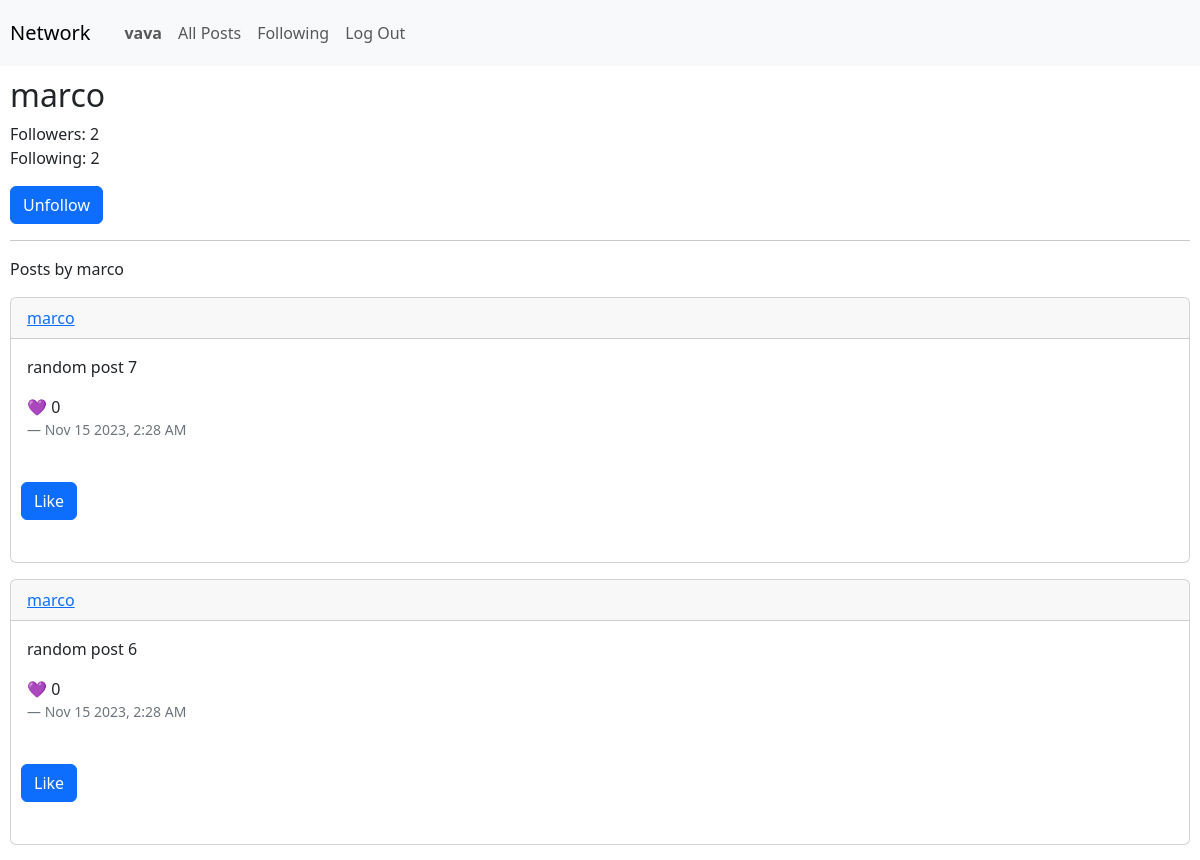
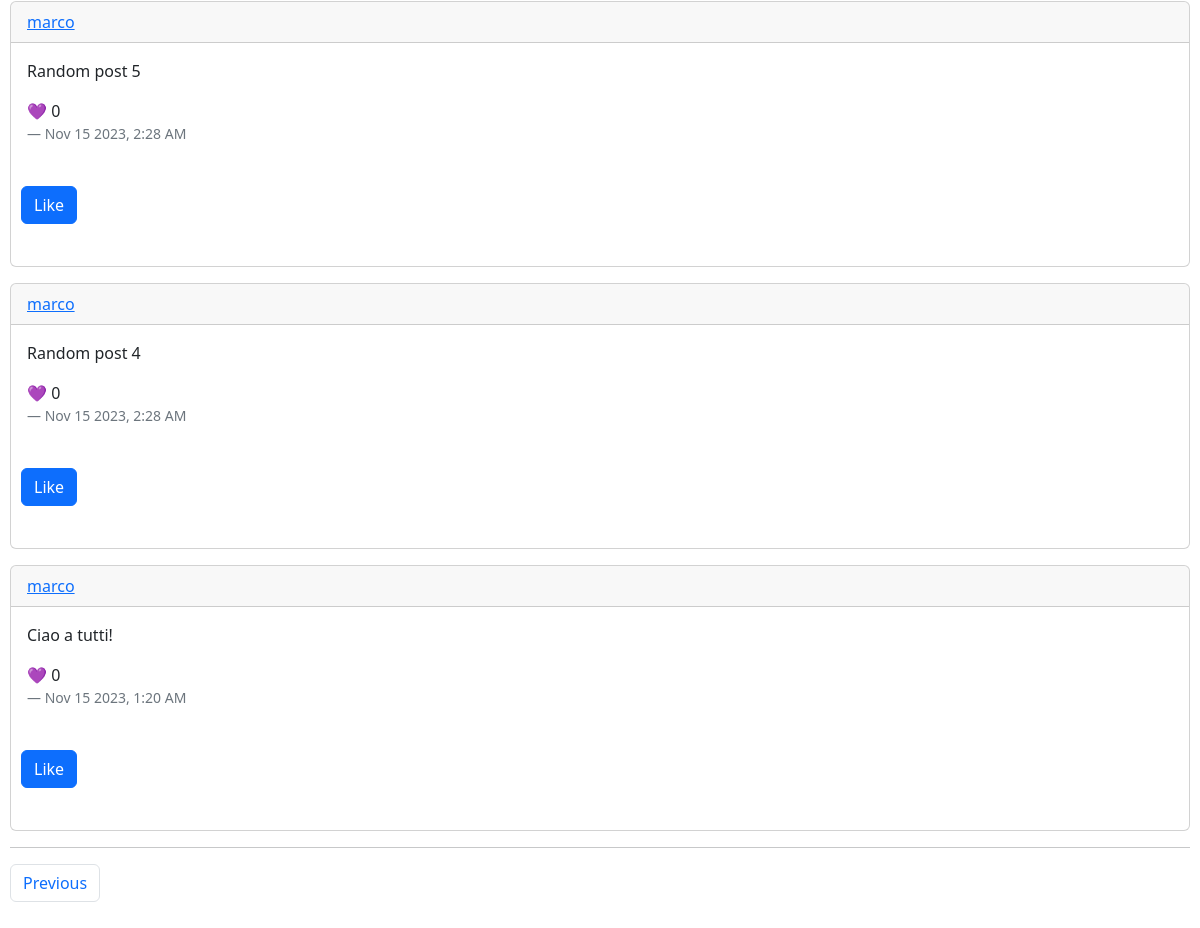
The page /1?page=2 (signed in) on the database its author committed (2 pictures, top to bottom).
### network/models.py (models this page shows, shortened)
class User(AbstractUser):
    pass

class Post(models.Model):
    user = models.ForeignKey(User, on_delete=models.CASCADE, related_name='posts')
    timestamp = models.CharField(max_length=64)
    content = models.CharField(max_length=140)
    likes = models.IntegerField(default=0)

### network/views.py (the view, shortened to what this page needs)
# urls.py: path("<int:user>", views.user_page, name="user_page"),
def user_page(request, user):
    if request.method == "GET":
        return render(request, "network/user_page.html", profile_render(request, user))

### network/templates/network/user_page.html (shortened to what this page needs)
{% extends "network/layout.html" %}
{% block body %}
    <h2 id="header">{{ u }}</h2>
    <div>
        Followers: {{ followers }}
    </div>
    <div class="mb-3">
        Following: {{ following_usr }}
    </div>
    {% if user.is_authenticated %}
        <form action="{% url 'user_page' user=u.id %}" method="post">
            {% if u.id != visitor.id %}
                {% if following %}
                    <button type="submit" class="btn btn-primary" name="action" value="unfollow">Unfollow</button>
                {% else %}
                    <button type="submit" class="btn btn-primary" name="action" value="follow">Follow</button>
                {% endif %}
            {% endif %}
        </form>
    {% endif %}
    <hr>
    <p>Posts by {{ u }}</p>
    {% for post in posts %}
        <div class="card mb-3">
            <div class="card-header">
                <a href="#">{{ post.user }}</a>
            </div>
            <div class="card-body">
                <p class="card-text">{{ post.content }}</p>
                <p class="card-text">&#128156 {{ post.likes }}</p>
                <footer class="blockquote-footer">{{ post.timestamp}}</footer>
            </div>
            <div class="mb-3 padding">
                {% if post.id in likes %}
                    <button class="btn btn-primary mb-3" id="likeBtn{{ post.id }}" onclick="dislike({{ post.id }})">Dislike</button>
                {% else %}
                    <button class="btn btn-primary mb-3" id="likeBtn{{ post.id }}" onclick="like({{ post.id }})">Like</button>
                {% endif %}
            </div>
        </div>
    {% endfor %}
    <hr>
    <div>
        <nav aria-label="Page navigation example">
            <ul class="pagination">
                {% if posts.has_previous %}
                    <li class="page-item"><a class="page-link" href="?page={{ posts.previous_page_number }}">Previous</a></li>
                {% endif %}
            </ul>
        </nav>
    </div>
{% endblock %}

### network/templates/network/layout.html (shortened to what this page needs)
{% load static %}
<!DOCTYPE html>
<html lang="en">
    <head>
        <link href="https://cdn.jsdelivr.net/npm/bootstrap@5.3.2/dist/css/bootstrap.min.css" rel="stylesheet">
        <link href="{% static 'network/styles.css' %}" rel="stylesheet">
    </head>
    <body>
        <nav class="navbar navbar-expand-lg navbar-light bg-light">
            <a class="navbar-brand padding" href="#">Network</a>
            <div>
              <ul class="navbar-nav mr-auto">
                {% if user.is_authenticated %}
                    <li class="nav-item">
                        <a class="nav-link" href="{% url 'user_page' user=user.id %}"><strong>{{ user.username }}</strong></a>
                    </li>
                {% endif %}
                <li class="nav-item">
                  <a class="nav-link" href="{% url 'index' %}">All Posts</a>
                </li>
                {% if user.is_authenticated %}
                    <li class="nav-item">
                        <a class="nav-link" href="{% url 'following' %}">Following</a>
                    </li>
                    <li class="nav-item">
                        <a class="nav-link" href="{% url 'logout' %}">Log Out</a>
                    </li>
                {% endif %}
              </ul>
            </div>
          </nav>
        <div class="body padding">
            {% block body %}
            {% endblock %}
        </div>
    </body>
</html>

### network/static/network/styles.css (style rules this page uses)
.padding { padding: 10px; }

### rows shown on the page
User: username "vava"
User: username "marco"
Post: user "marco", content "random post 7", likes "0", timestamp "Nov 15 2023, 2:28 AM"
Post: user "marco", content "random post 6", likes "0", timestamp "Nov 15 2023, 2:28 AM"
Post: user "marco", content "Random post 5", likes "0", timestamp "Nov 15 2023, 2:28 AM"
Post: user "marco", content "Random post 4", likes "0", timestamp "Nov 15 2023, 2:28 AM"
Post: user "marco", content "Ciao a tutti!", likes "0", timestamp "Nov 15 2023, 1:20 AM"

### other values the page prints
{{ followers }} "2"
{{ following_usr }} "2"
